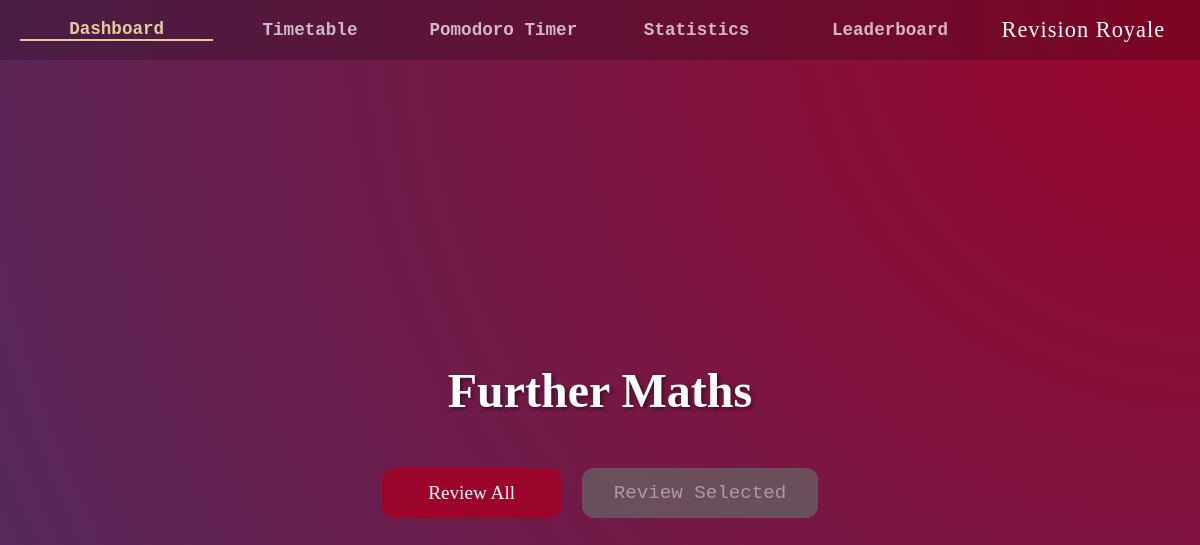
/deck_selection?SubjectID=4, run on an earlier commit of the app's database.
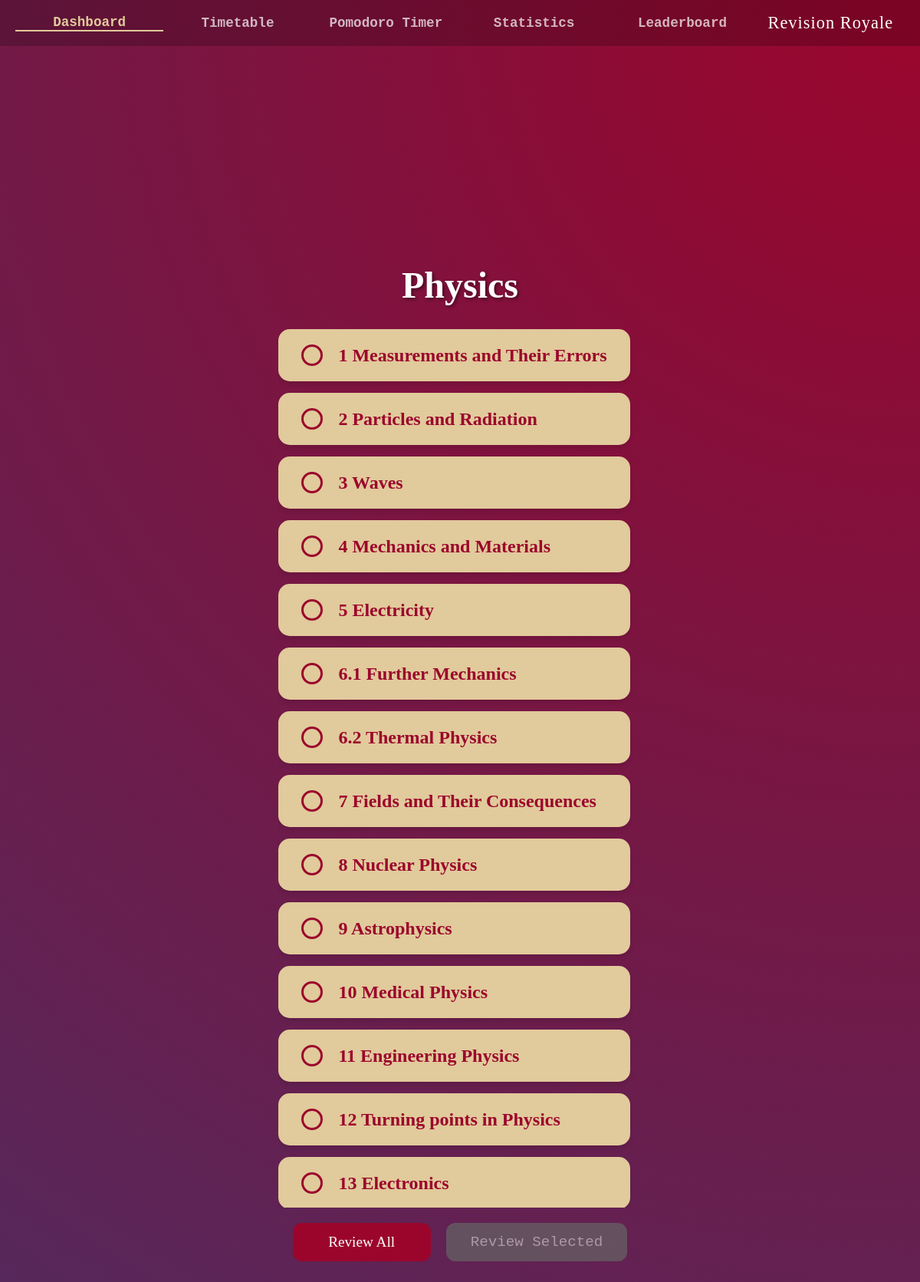
And on a later commit of the database.
### tables this page shows
CREATE TABLE Subjects
(SubjectID INTEGER PRIMARY KEY AUTOINCREMENT,
SubjectName TEXT,
ExamBoard TEXT,
TimeSpent INTEGER,
LastReviewed INTEGER,
Priority REAL,
Username TEXT,
FOREIGN KEY(Username) REFERENCES Users(Username));

CREATE TABLE Decks
(DeckID INTEGER PRIMARY KEY AUTOINCREMENT,
DeckName TEXT,
Username TEXT,
SubjectID TEXT,
FOREIGN KEY(Username) REFERENCES Users(Username),
FOREIGN KEY(SubjectID) REFERENCES Subjects(SubjectID));

### app.py (the view)
@app.route("/deck_selection", methods=["GET"])
def DeckSelectionPage():
    AuthHandling(session)
    Subject = ProgramDatabase.GetRecord("Subjects", AttributeValue("SubjectID", "INTEGER", request.args.get('SubjectID')))
    Subject.ChangeAttribute("LastReviewed", int(time.time()))
    ProgramDatabase.SaveRecord(Subject)
    Decks = ProgramDatabase.GetAllRecords("Decks", AttributeValue("SubjectID", "INTEGER", Subject.GetPrimaryKey().Value))
    DecksData = []
    for Deck in Decks:
        DecksData.append(Deck.ConvertToDictionary())
    return render_template("authenticated/subjects/deck_selection.html", ActivePage="dashboard", SubjectName=Subject.GetAttribute('SubjectName').Value, DecksData=DecksData)

### app.py (called while the page is built, shortened)
def AuthHandling(Session):
    global CurrentUser
    if "user" not in Session:
        return redirect("/login")

### modules.py (called while the page is built)
def GetAttributeValueFromList(Attributes: list[AttributeValue], Name: str) -> AttributeValue:
    for Attribute in Attributes:
        if Attribute.Name == Name:
            return Attribute
    return None

    def IsEmpty(self) -> bool:
        return (self.TableName == "" or self.PrimaryKey == None)

    def GetTableName(self) -> str:
        return self.TableName

    def GetPrimaryKey(self) -> AttributeValue:
        return self.PrimaryKey

    def GetAttributes(self) -> list[AttributeValue]:
        return self.Attributes

    def ChangeAttribute(self, Name: str, Value: any) -> None:
        CurrentAttributes: list[AttributeValue] = self.Attributes
        if Name == self.PrimaryKey.Name:
            return
        for Attribute in CurrentAttributes:
            if Attribute.Name == Name:
                Attribute.Value = Value
        self.Attributes = CurrentAttributes

    def GetAttribute(self, Name: str) -> AttributeValue:
        return GetAttributeValueFromList(self.Attributes, Name)

    def ConvertToDictionary(self) -> dict:
        ReturnDictionary = {}
        for Attribute in self.GetAttributes():
            ReturnDictionary[Attribute.Name] = Attribute.Value
        ReturnDictionary[self.PrimaryKey.Name] = self.PrimaryKey.Value
        return ReturnDictionary

### templates/authenticated/subjects/deck_selection.html (shortened to what this page needs)
{% extends "authenticated/authenticated_base.html" %}
{% block app_content %}
<div class="selection-container">
    <h1 class="page-title">{{ SubjectName }}</h1>
    <div class="deck-list-container">
        {% if DecksData %}
            {% for Deck in DecksData %}
            <div class="deck-card">
                <div class="selection-circle" data-id="{{ Deck['DeckID']}}" onclick="ToggleSelection(this)"></div>
                <a href="/flashcard_selection?DeckID={{Deck['DeckID']}}" class="deck-card-link">
                    <div class="subject-info">
                        <h2 class="subject-name">{{ Deck['DeckName'] }}</h2>
                    </div>
                </a>
            </div>
            {% endfor %}
        {% endif %}
    </div>
    <div class="review-actions">
        <button class="btn" id="btn-review-all" onclick="ReviewAll()">Review All</button>
        <button class="btn disabled-btn" id="btn-review-selected" onclick="ReviewSelected()">Review Selected</button>
    </div>
</div>
{% endblock %}

### templates/authenticated/authenticated_base.html
{% extends "base.html" %}
{% block content %}
<nav class="top-nav">
    <a href="/dashboard" class="nav-item {{ 'active' if ActivePage == 'dashboard' }}">Dashboard</a>
    <a href="/timetable" class="nav-item {{ 'active' if ActivePage == 'timetable' }}">Timetable</a>
    <a href="/timer" class="nav-item {{ 'active' if ActivePage == 'timer' }}">Pomodoro Timer</a>
    <a href="/statistics" class="nav-item {{ 'active' if ActivePage == 'statistics' }}">Statistics</a>
    <a href="/leaderboard" class="nav-item {{ 'active' if ActivePage == 'leaderboard' }}">Leaderboard</a>
    <span class="nav-brand">Revision Royale</span>
</nav>
<div class="app-container">
    {% block app_content %}{% endblock %}
</div>
{% endblock %}

### templates/base.html (shortened to what this page needs)
<!DOCTYPE html>
<html lang="en">
<head>
    <link rel="stylesheet" href="{{ url_for('static', filename='style.css') }}" type="text/css"/>
</head>
<body>
    <main>
        {% block content %}{% endblock %}
    </main>
</body>
</html>

### static/style.css (style rules this page uses)
* { margin: 0; padding: 0; box-sizing: border-box; }
body { height: 100vh; display: flex; justify-content: center; align-items: center; color: white; font-family: 'Courier New', Courier, monospace; background: radial-gradient(circle at top right, #9b052cff, #502b5fff); text-align: center; }
h1 { font-family: 'Royale', 'Courier New', serif; font-size: 5rem; margin-bottom: 5px; }
.btn { background-color: #9b052cff; color: white; padding: 12px 30px; border: none; border-radius: 12px; font-family: 'Consolas', serif; font-size: 1.2rem; cursor: pointer; text-decoration: none; transition: transform 0.2s, background 0.2s; min-width: 180px; text-align: center; }
.top-nav { position: fixed; top: 0; left: 0; width: 100%; height: 60px; background-color: rgba(0, 0, 0, 0.2); display: flex; align-items: center; justify-content: space-around; padding: 0 20px; z-index: 1000; }
.nav-item { color: rgba(255, 255, 255, 0.7); text-decoration: none; font-size: 1.1rem; font-weight: bold; transition: color 0.3s ease; flex: 1; text-align: center; }
.nav-item.active { color: #e1ca9bff; border-bottom: 2px solid #e1ca9bff; }
.nav-brand { flex: 1; text-align: center; font-family: 'Royale', serif; font-size: 1.4rem; color: white; letter-spacing: 1px; }
.app-container { margin-top: 80px; width: 100%; display: flex; justify-content: center; }
.page-title { font-family: 'Consolas', serif; font-size: 3rem; margin-bottom: 30px; text-shadow: 2px 2px 4px rgba(0,0,0,0.5); }
.subject-info { display: flex; align-items: center; gap: 15px; }
.subject-name { font-family: 'Consolas', serif; font-size: 1.5rem; color: #9b052cff; margin-bottom: 0; margin-right: 0; }
.deck-list-container { width: 100%; max-height: 60vh; overflow-y: auto; padding-right: 15px; scrollbar-width: thin; scrollbar-color: #e1ca9bff #9b052cff; }
.deck-card { background-color: #e1ca9bff; padding: 20px 30px; border-radius: 15px; margin-bottom: 15px; display: flex; align-items: center; gap: 20px; box-shadow: 0 4px 6px rgba(0,0,0,0.1); transition: transform 0.2s; }
.deck-card-link { text-decoration: none; }
.selection-circle { width: 28px; height: 28px; border-radius: 50%; border: 3px solid #9b052cff; background-color: transparent; cursor: pointer; transition: background-color 0.2s, transform 0.1s; flex-shrink: 0; }
.review-actions { display: flex; justify-content: center; gap: 20px; margin-top: 20px; width: 100%; }
.disabled-btn { background-color: #666; color: #ccc; border: 2px solid #666; cursor: not-allowed; opacity: 0.7; padding: 12px 30px; border-radius: 12px; font-size: 1.2rem; font-family: inherit; min-width: 180px; }

What changed in the data, as far as the page shows it:
changed Subjects: SubjectName "Further Maths" → "Physics"
now on this page (row edited): Decks: DeckName "1 Measurements and Their Errors"
added Decks: DeckName "2 Particles and Radiation"
added Decks: DeckName "3 Waves"
added Decks: DeckName "4 Mechanics and Materials"
added Decks: DeckName "5 Electricity"
added Decks: DeckName "6.1 Further Mechanics"
added Decks: DeckName "6.2 Thermal Physics"
added Decks: DeckName "7 Fields and Their Consequences"
added Decks: DeckName "8 Nuclear Physics"
added Decks: DeckName "9 Astrophysics"
added Decks: DeckName "10 Medical Physics"
added Decks: DeckName "11 Engineering Physics"
added Decks: DeckName "12 Turning points in Physics"
added Decks: DeckName "13 Electronics"
